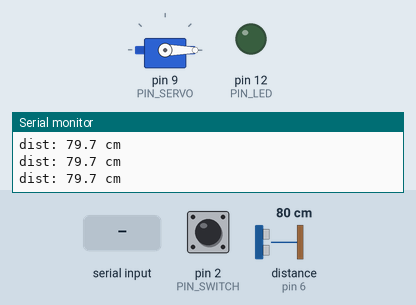
Recording of a sketch running on a simulated Arduino Uno, built with avr-gcc and run on an emulated ATmega328P. Parts: servo, output pins drawn as LEDs (lit = HIGH), the last lines printed to the serial monitor. Wiring (from diagram.json): ultrasonic range finder: trigger pin 7; echo pin 6. Inputs (shaded band) come from the test bench; at power-on: distance to the obstacle (sensor on pin 6) 80 cm, pin 2 (PIN_SWITCH) HIGH. The echo pulse lasts 58.3 µs per cm; pins used as bus, display or sensor lines are not drawn.

Above: at 1.2 s.
1.3 s: distance to the obstacle (sensor on pin 6) set to 7 cm
2.8 s: distance to the obstacle (sensor on pin 6) set to 4 cm
At 4.2 s:
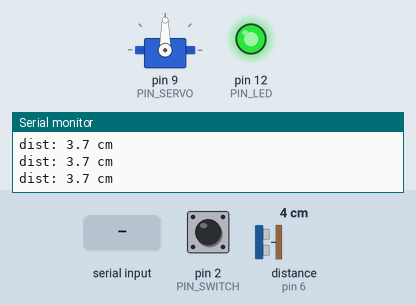
6.0 s: "r" received over Serial
At 6.3 s:
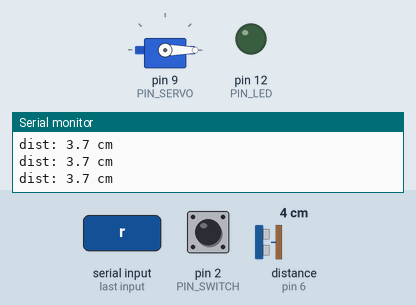
Timing chart, 0 to 8.5 s (numbered marks = the images above; inputs shaded):
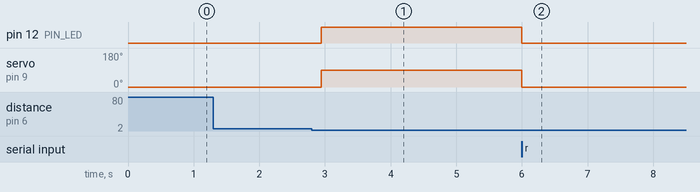

The sketch:

payload_detector.ino
```cpp
/*
  AUI Robotics Club - Recruitment Challenge 2026
  Track B - Payload Detector (Electronics)

  When the 30 mm cube comes within 5 cm of the HC-SR04 ultrasonic sensor,
  OR presses the microswitch inside the clamp jaws, the servo turns 90 deg
  to close the clamp and the status LED switches on.

  Board: Arduino Uno (ATmega328P, 5 V logic)

  Pin map
    D2  <- microswitch (other leg to GND), internal pull-up, active LOW
    D6  <- HC-SR04 ECHO
    D7  -> HC-SR04 TRIG
    D9  -> servo signal (orange/yellow wire)
    D12 -> 220 ohm -> LED anode, LED cathode -> GND

  Serial (115200 baud) commands
    r   release: open the clamp and keep it open until the cube is taken away
*/

#include <Servo.h>

// ---------- pins ----------
const uint8_t PIN_SWITCH = 2;
const uint8_t PIN_ECHO   = 6;
const uint8_t PIN_TRIG   = 7;
const uint8_t PIN_SERVO  = 9;
const uint8_t PIN_LED    = 12;

// ---------- tuning ----------
const float    CLOSE_CM        = 5.0;    // detect threshold from the brief
const float    RELEASE_CM      = 7.0;    // hysteresis: object must move past this to count as gone
const uint8_t  CONFIRM_READS   = 3;      // consecutive "near" pings needed before closing
const uint32_t GONE_MS         = 1000;   // object must be gone this long before re-opening
const uint32_t PING_PERIOD_MS  = 60;     // HC-SR04 datasheet: >= 60 ms between pings
const uint32_t ECHO_TIMEOUT_US = 25000;  // ~4.3 m round trip; beyond that = nothing there
const uint32_t DEBOUNCE_MS     = 20;     // mechanical switch bounce settles well under this

const uint8_t SERVO_OPEN_DEG   = 0;
const uint8_t SERVO_CLOSED_DEG = 90;

// ---------- state ----------
enum ClampState { OPEN, CLOSED, RELEASING };
ClampState state = OPEN;

Servo clamp;

float    lastDistanceCm = -1;   // -1 = no echo
uint8_t  nearCount      = 0;
uint32_t lastPingMs     = 0;
uint32_t goneSinceMs    = 0;

bool     switchStable       = false;  // debounced: true = pressed
bool     switchLastRaw      = false;
uint32_t switchChangedMs    = 0;

// ---------- sensors ----------

// One ultrasonic ping. Returns distance in cm, or -1 if no echo came back.
float readDistanceCm() {
  digitalWrite(PIN_TRIG, LOW);
  delayMicroseconds(2);
  digitalWrite(PIN_TRIG, HIGH);       // 10 us pulse starts a measurement
  delayMicroseconds(10);
  digitalWrite(PIN_TRIG, LOW);

  uint32_t us = pulseIn(PIN_ECHO, HIGH, ECHO_TIMEOUT_US);
  if (us == 0) return -1;
  // sound: 343 m/s = 0.0343 cm/us, and the echo travels there AND back
  return us * 0.0343 / 2.0;           // ~ us / 58
}

// Debounced microswitch. INPUT_PULLUP means: released = HIGH, pressed = LOW.
void updateSwitch() {
  bool raw = (digitalRead(PIN_SWITCH) == LOW);
  uint32_t now = millis();
  if (raw != switchLastRaw) {
    switchLastRaw = raw;
    switchChangedMs = now;
  } else if (raw != switchStable && now - switchChangedMs >= DEBOUNCE_MS) {
    switchStable = raw;
    Serial.println(switchStable ? F("switch: pressed") : F("switch: released"));
  }
}

// ---------- actuators ----------

void closeClamp(const __FlashStringHelper *why) {
  clamp.write(SERVO_CLOSED_DEG);
  digitalWrite(PIN_LED, HIGH);
  state = CLOSED;
  goneSinceMs = millis();
  Serial.print(F(">> CLAMP CLOSED  (")); Serial.print(why); Serial.println(')');
}

void openClamp(ClampState next) {
  clamp.write(SERVO_OPEN_DEG);
  digitalWrite(PIN_LED, LOW);
  state = next;
  goneSinceMs = millis();
  Serial.println(next == RELEASING ? F(">> CLAMP RELEASED (waiting for cube to be removed)")
                                   : F(">> CLAMP OPEN"));
}

// ---------- main ----------

void setup() {
  Serial.begin(115200);

  pinMode(PIN_SWITCH, INPUT_PULLUP);   // no external resistor needed
  pinMode(PIN_ECHO, INPUT);
  pinMode(PIN_TRIG, OUTPUT);
  pinMode(PIN_LED, OUTPUT);
  digitalWrite(PIN_TRIG, LOW);
  digitalWrite(PIN_LED, LOW);

  clamp.attach(PIN_SERVO);
  clamp.write(SERVO_OPEN_DEG);         // known starting position

  Serial.println(F("Payload detector ready. Send 'r' to release."));
}

void loop() {
  uint32_t now = millis();

  updateSwitch();

  if (Serial.available()) {
    char c = Serial.read();
    if ((c == 'r' || c == 'R') && state == CLOSED) openClamp(RELEASING);
  }

  if (now - lastPingMs >= PING_PERIOD_MS) {
    lastPingMs = now;
    lastDistanceCm = readDistanceCm();

    bool echoNear = lastDistanceCm > 0 && lastDistanceCm <= CLOSE_CM;
    if (!echoNear)            nearCount = 0;
    else if (nearCount < 255) nearCount++;

    Serial.print(F("dist: "));
    if (lastDistanceCm < 0) Serial.print(F("--"));
    else                    Serial.print(lastDistanceCm, 1);
    Serial.println(F(" cm"));
  }

  // "Present" uses the wider release threshold so the clamp doesn't chatter
  // when the cube sits right at 5 cm.
  bool echoPresent = lastDistanceCm > 0 && lastDistanceCm <= RELEASE_CM;
  bool present = echoPresent || switchStable;

  now = millis();  // the ping above can block up to 25 ms; keep timers consistent

  switch (state) {
    case OPEN:
      if (switchStable)                     closeClamp(F("microswitch"));
      else if (nearCount >= CONFIRM_READS)  closeClamp(F("ultrasonic < 5 cm"));
      break;

    case CLOSED:
    case RELEASING:
      if (present) {
        goneSinceMs = now;
      } else if (now - goneSinceMs >= GONE_MS) {
        if (state == CLOSED) openClamp(OPEN);
        else { state = OPEN; Serial.println(F(">> cube removed, armed again")); }
        nearCount = 0;
      }
      break;
  }
}
```

Measured:
- the behaviour switches between 6 and 5 cm on distance to the obstacle (sensor on pin 6) (found by bisection; images 0 and 1)
- after the input at 2.8 s, pin 12 (PIN_LED): LOW → HIGH after 0.14 s; servo on pin 9 (PIN_SERVO): 0° → 90° after 0.14 s
- after the input at 6.0 s, pin 12 (PIN_LED): HIGH → LOW at once; servo on pin 9 (PIN_SERVO): 90° → 0° at once
